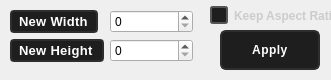
   <widget class="QWidget" name="resizeWidget" native="true">
    <property name="geometry">
     <rect>
      <x>600</x>
      <y>620</y>
      <width>331</width>
      <height>80</height>
     </rect>
    </property>
    <widget class="QPushButton" name="resizeApply">
     <property name="geometry">
      <rect>
       <x>220</x>
       <y>30</y>
       <width>100</width>
       <height>40</height>
      </rect>
     </property>
     <property name="styleSheet">
      <string notr="true">QPushButton {
    background-color: #1E1E1E;
    color: white;
    border: 1.8px solid #2E2E2E;
    border-radius: 6px;
    padding: 3px 8px;
    font-size: 12px;
    font-weight: bold;
    letter-spacing: 0.5px;
    min-width: 80px;
    max-width: 80px;
    min-height: 30px;
    max-height: 30px;
}

QPushButton:hover {
    background-color: #2C2C2C;
    border: 1.8px solid #00FFFF;
    color: #00FFFF;
}

QPushButton:pressed {
    background-color: #111;
    border: 1.8px solid #008B8B;
    color: #008B8B;
}

QPushButton:disabled {
    background-color: #1E1E1E;
    border: 1.8px solid #2E2E2E;
    color: #555;
}
</string>
     </property>
     <property name="text">
      <string>Apply</string>
     </property>
     <property name="icon">
      <iconset resource="resources.qrc">
       <normaloff>:/icons/icons/apply.png</normaloff>:/icons/icons/apply.png</iconset>
     </property>
     <property name="iconSize">
      <size>
       <width>16</width>
       <height>16</height>
      </size>
     </property>
    </widget>
    <widget class="QWidget" name="layoutWidget">
     <property name="geometry">
      <rect>
       <x>10</x>
       <y>10</y>
       <width>183</width>
       <height>71</height>
      </rect>
     </property>
     <layout class="QFormLayout" name="formLayout">
      <item row="0" column="1">
       <widget class="QSpinBox" name="widthBox">
        <property name="styleSheet">
         <string notr="true"/>
        </property>
        <property name="maximum">
         <number>10000</number>
        </property>
       </widget>
      </item>
      <item row="1" column="0">
       <widget class="QLabel" name="label_2">
        <property name="styleSheet">
         <string notr="true">QLabel {
    background-color: #1E1E1E;
    color: white;
    border: 1.5px solid #2E2E2E;
    border-radius: 4px;
    padding: 2px 4px;
    font-size: 13px;
    font-weight: bold;
    letter-spacing: 0.3px;
}
</string>
        </property>
        <property name="text">
         <string>New Height</string>
        </property>
       </widget>
      </item>
      <item row="1" column="1">
       <widget class="QSpinBox" name="heightBox">
        <property name="styleSheet">
         <string notr="true"/>
        </property>
        <property name="maximum">
         <number>10000</number>
        </property>
       </widget>
      </item>
      <item row="0" column="0">
       <widget class="QLabel" name="label">
        <property name="styleSheet">
         <string notr="true">QLabel {
    background-color: #1E1E1E;
    color: white;
    border: 1.5px solid #2E2E2E;
    border-radius: 4px;
    padding: 2px 4px;
    font-size: 13px;
    font-weight: bold;
    letter-spacing: 0.3px;
}
</string>
        </property>
        <property name="text">
         <string>New Width</string>
        </property>
       </widget>
      </item>
     </layout>
    </widget>
    <widget class="QCheckBox" name="keepAspectCheckBox">
     <property name="geometry">
      <rect>
       <x>210</x>
       <y>0</y>
       <width>161</width>
       <height>31</height>
      </rect>
     </property>
     <property name="styleSheet">
      <string notr="true">QCheckBox {
    font-size: 12px;
    color: #cccccc;
    spacing: 6px;
    font-weight: 500;
}

QCheckBox::indicator {
    width: 14px;
    height: 14px;
    border-radius: 3px;
    border: 2px solid #555;
    background-color: #1e1e1e;
}

QCheckBox::indicator:hover {
    border-color: #00ffff;
}

QCheckBox::indicator:checked {
    background-color: #00ffff;
    border: 2px solid #00ffff;
}

QCheckBox::indicator:disabled {
    background-color: #2e2e2e;
    border: 2px solid #444;
}

QCheckBox::indicator:checked:disabled {
    background-color: #555;
    border: 2px solid #444;
}
</string>
     </property>
     <property name="text">
      <string>Keep Aspect Ratio</string>
     </property>
    </widget>
   </widget>
